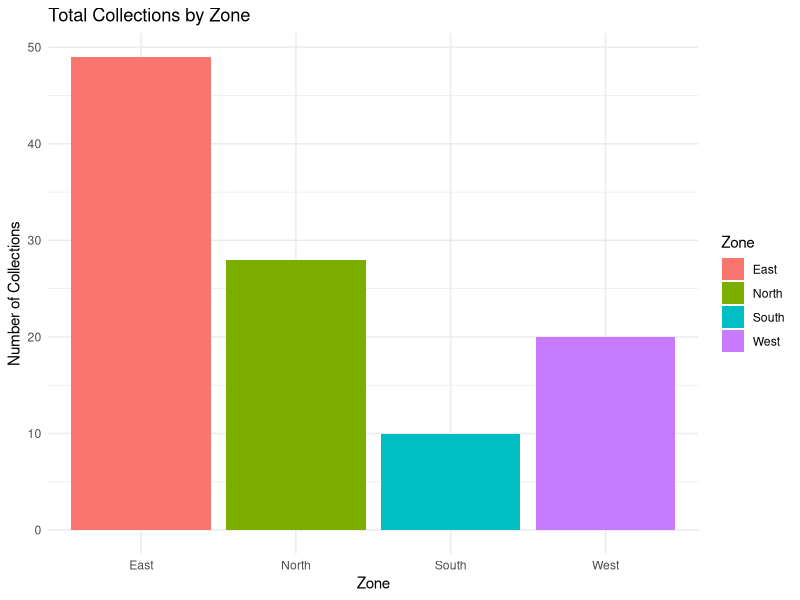
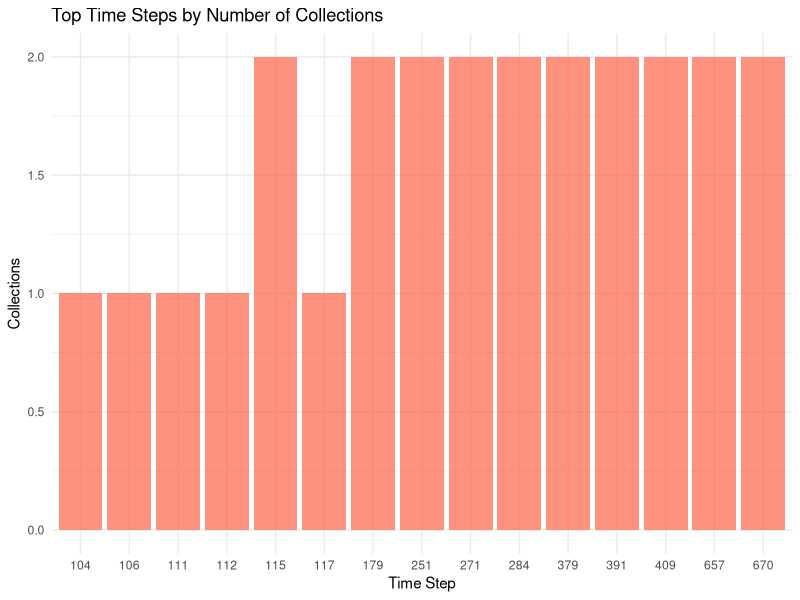
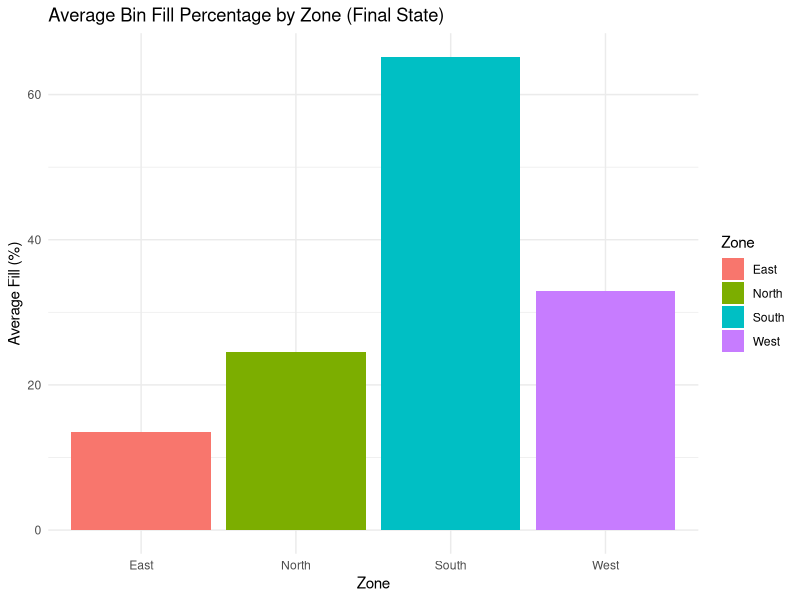

Generate these figures, in order, with R:
# ==============================================
# Waste Management Simulation with Bar Charts
# ==============================================

# install.packages(c("dplyr","ggplot2"))  # Run once if not installed
library(dplyr)
library(ggplot2)

set.seed(123)

# -------------------------------
# PARAMETERS
# -------------------------------
zones <- c("North","South","East","West")
bins_per_zone <- 10
households_per_zone <- c(1200, 800, 1500, 1000)

sim_days <- 7
steps_per_hour <- 4           # 15-minute steps
hours_per_day <- 24
time_steps <- sim_days * hours_per_day * steps_per_hour

bin_capacity_kg <- 200
initial_fill_pct <- runif(bins_per_zone * length(zones), 0, 20)

# Waste generation
avg_kg_per_household_day <- c(0.6, 0.5, 0.8, 0.55)

# Threshold for collection
collect_threshold_pct <- 85

# Trucks
num_trucks <- 2
truck_service_time_min <- 8
avg_travel_time_min <- 10

# -------------------------------
# CREATE INITIAL DATA
# -------------------------------
bins <- data.frame(
  Zone = rep(zones, each = bins_per_zone),
  Bin_ID = 1:(bins_per_zone * length(zones)),
  Capacity_kg = bin_capacity_kg,
  Fill_kg = initial_fill_pct / 100 * bin_capacity_kg,
  Fill_pct = initial_fill_pct,
  stringsAsFactors = FALSE
)

# Assign households equally to bins
bins$Households <- rep(households_per_zone, each = bins_per_zone) / bins_per_zone

# Waste generation per step
zone_index <- match(bins$Zone, zones)
bins$WasteGen_kg_per_step <- (avg_kg_per_household_day[zone_index] / (24 * steps_per_hour)) * bins$Households

# Initialize trucks
trucks <- data.frame(
  Truck_ID = 1:num_trucks,
  Available_at_step = rep(0, num_trucks),
  stringsAsFactors = FALSE
)

# -------------------------------
# SIMULATION LOGS
# -------------------------------
events <- data.frame(Time = integer(0), Bin_ID = integer(0), Zone = character(0),
                     Truck_ID = integer(0), Fill_pct = numeric(0), stringsAsFactors = FALSE)

# -------------------------------
# SIMULATION LOOP
# -------------------------------
for (t in 0:(time_steps - 1)) {
  # Waste generation (stochastic)
  noise <- rnorm(nrow(bins), mean = 1, sd = 0.15)
  noise[noise < 0.5] <- 0.5
  bins$Fill_kg <- bins$Fill_kg + bins$WasteGen_kg_per_step * noise
  bins$Fill_kg <- pmin(bins$Fill_kg, bins$Capacity_kg)
  bins$Fill_pct <- round(100 * bins$Fill_kg / bins$Capacity_kg, 2)
  
  # Bins over threshold
  candidates <- bins %>% filter(Fill_pct >= collect_threshold_pct)
  candidates <- candidates[sample(nrow(candidates)), ]  # random shuffle
  
  free_trucks <- trucks %>% filter(Available_at_step <= t)
  
  if (nrow(free_trucks) > 0 && nrow(candidates) > 0) {
    assign_n <- min(nrow(free_trucks), nrow(candidates))
    for (i in 1:assign_n) {
      truck_id <- free_trucks$Truck_ID[i]
      bin_id <- candidates$Bin_ID[i]
      zone_name <- candidates$Zone[i]
      
      total_min <- avg_travel_time_min + truck_service_time_min
      busy_steps <- ceiling(total_min / 15)
      trucks$Available_at_step[trucks$Truck_ID == truck_id] <- t + busy_steps
      
      # Empty the bin
      bins$Fill_kg[bins$Bin_ID == bin_id] <- 0
      bins$Fill_pct[bins$Bin_ID == bin_id] <- 0
      
      # Log event
      events <- rbind(events, data.frame(
        Time = t,
        Bin_ID = bin_id,
        Zone = zone_name,
        Truck_ID = truck_id,
        Fill_pct = candidates$Fill_pct[i]
      ))
    }
  }
}

# -------------------------------
# ANALYSIS AND BAR CHARTS
# -------------------------------

# 1) Total Collections by Zone
zone_collections <- events %>%
  group_by(Zone) %>%
  summarise(Collections = n(), .groups = "drop")

ggplot(zone_collections, aes(x = Zone, y = Collections, fill = Zone)) +
  geom_bar(stat = "identity") +
  labs(title = "Total Collections by Zone",
       x = "Zone", y = "Number of Collections") +
  theme_minimal()

# 2) Top Time Steps by Number of Collections
collections_by_time <- events %>%
  group_by(Time) %>%
  summarise(Collections = n(), .groups = "drop")

top_times <- head(collections_by_time %>% arrange(desc(Collections)), 15)

ggplot(top_times, aes(x = factor(Time), y = Collections)) +
  geom_bar(stat = "identity", fill = "tomato", alpha = 0.7) +
  labs(title = "Top Time Steps by Number of Collections",
       x = "Time Step", y = "Collections") +
  theme_minimal()

# 3) Average Bin Fill by Zone (final step)
final_fill <- bins %>%
  group_by(Zone) %>%
  summarise(Average_Fill = mean(Fill_pct), .groups = "drop")

ggplot(final_fill, aes(x = Zone, y = Average_Fill, fill = Zone)) +
  geom_bar(stat = "identity") +
  labs(title = "Average Bin Fill Percentage by Zone (Final State)",
       x = "Zone", y = "Average Fill (%)") +
  theme_minimal()
